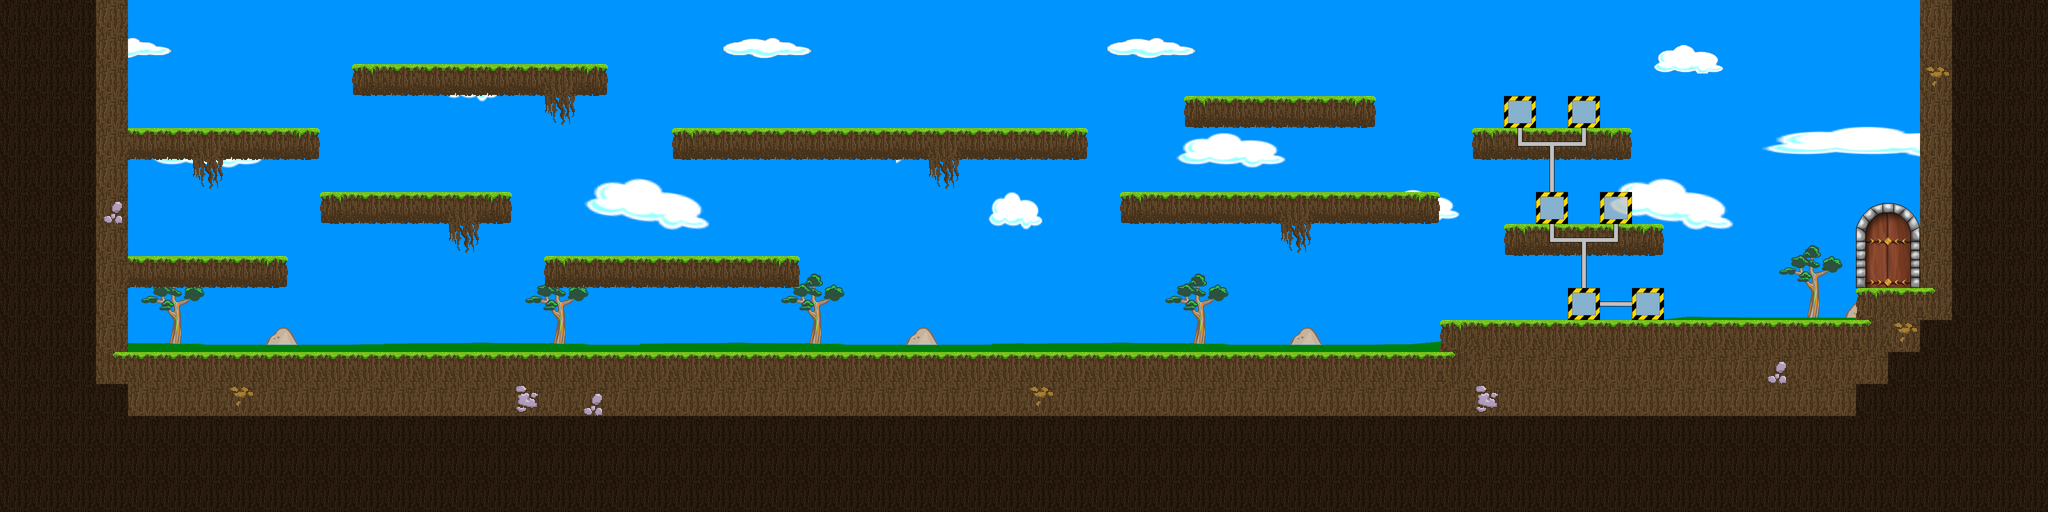

Tiled map render using the project's own tile images. Description and the map definition, with tile-layer contents summarised, below:
An orthogonal 64x16 tile map with 64x64 px tiles, 5 tile layers (Hintergrund, Laufebene, Tür offen, Tür, ...), 6 tilesets.

<map version="1.0" orientation="orthogonal" renderorder="right-down" width="64" height="16" tilewidth="64" tileheight="64">
 <tileset firstgid="1" name="Tür" tilewidth="64" tileheight="64">
  <image source="Tür.png" trans="0000ff" width="256" height="256" />
 </tileset>
 <tileset firstgid="17" name="Rohre" tilewidth="64" tileheight="64">
  <image source="Rohre.png" trans="0000ff" width="256" height="256" />
 </tileset>
 <tileset firstgid="33" name="Maschinen" tilewidth="64" tileheight="64">
  <image source="Maschinen.png" trans="0000ff" width="256" height="256" />
 </tileset>
 <tileset firstgid="49" name="Metallobjekte" tilewidth="64" tileheight="64">
  <image source="Metallobjekte.png" trans="0000ff" width="256" height="256" />
 </tileset>
 <tileset firstgid="65" name="Laufebenen" tilewidth="64" tileheight="64">
  <image source="Laufebenen.png" trans="0000ff" width="256" height="256" />
 </tileset>
 <tileset firstgid="81" name="Hintergrund" tilewidth="64" tileheight="64">
  <image source="Hintergrund.png" trans="0000ff" width="2048" height="1024" />
 </tileset>
 <layer name="Hintergrund" width="64" height="16">
  <data>[1024 cells, 1024 non-empty, 512 distinct tile ids]</data>
 </layer>
 <layer name="Laufebene" width="64" height="16">
  <data>[1024 cells, 502 non-empty, 13 distinct tile ids]</data>
 </layer>
 <layer name="Tür offen" width="64" height="16">
  <data>[1024 cells, 6 non-empty, 6 distinct tile ids]</data>
 </layer>
 <layer name="Tür" width="64" height="16">
  <data>[1024 cells, 6 non-empty, 6 distinct tile ids]</data>
 </layer>
 <layer name="Ablagen" width="64" height="16">
  <data>[1024 cells, 15 non-empty, 6 distinct tile ids]</data>
 </layer>
</map>